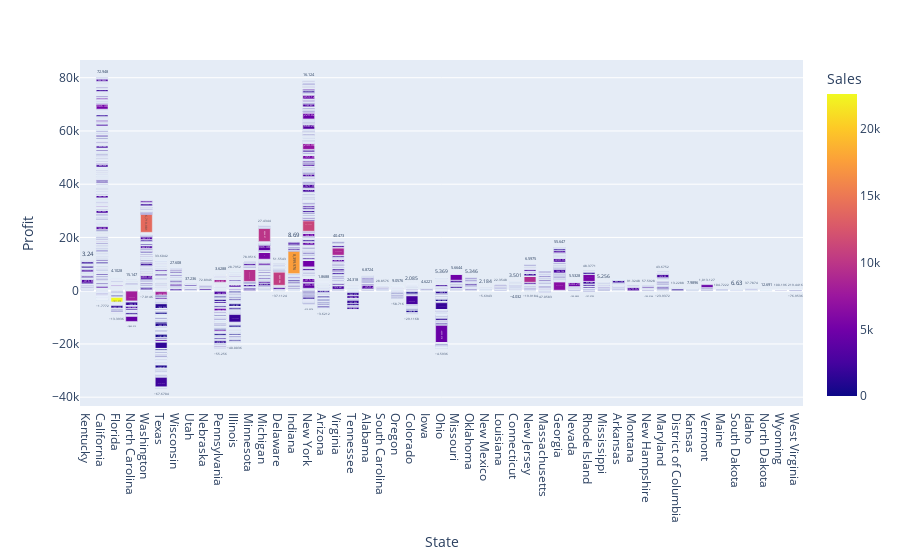

Notebook cell for this chart:
### Code cell
#DO NOT RUN ALL THE CODE THIS ONE TAKES A LOT OF RAM AND WILL LAG YOUR PC!
#Ploting States with profit & Sales 
fig = px.bar(df, x='State', y='Profit', color='Sales', text_auto=True)
fig.show()

### Figure 1 — Plotly figure (JSON) as saved in the notebook; plotly's stock layout.template omitted (floating-point values rounded to 4 significant figures; data arrays with more than 128 entries replaced by an {"elided": "..."} marker saying what was removed)
{"data": [{"alignmentgroup": "True", "hovertemplate": "State=%{x}<br>Profit=%{y}<br>Sales=%{marker.color}<extra></extra>", "legendgroup": "", "marker": {"color": {"elided": "9994 float values"}, "coloraxis": "coloraxis", "pattern": {"shape": ""}}, "name": "", "offsetgroup": "", "orientation": "v", "showlegend": false, "textposition": "auto", "texttemplate": "%{y}", "type": "bar", "x": {"elided": "9994 str values"}, "xaxis": "x", "y": {"elided": "9994 float values"}, "yaxis": "y"}], "layout": {"barmode": "relative", "coloraxis": {"colorbar": {"title": {"text": "Sales"}}, "colorscale": [[0, "#0d0887"], [0.1111, "#46039f"], [0.2222, "#7201a8"], [0.3333, "#9c179e"], [0.4444, "#bd3786"], [0.5556, "#d8576b"], [0.6667, "#ed7953"], [0.7778, "#fb9f3a"], [0.8889, "#fdca26"], [1, "#f0f921"]]}, "legend": {"tracegroupgap": 0}, "margin": {"t": 60}, "xaxis": {"anchor": "y", "domain": [0, 1], "title": {"text": "State"}}, "yaxis": {"anchor": "x", "domain": [0, 1], "title": {"text": "Profit"}}}}
